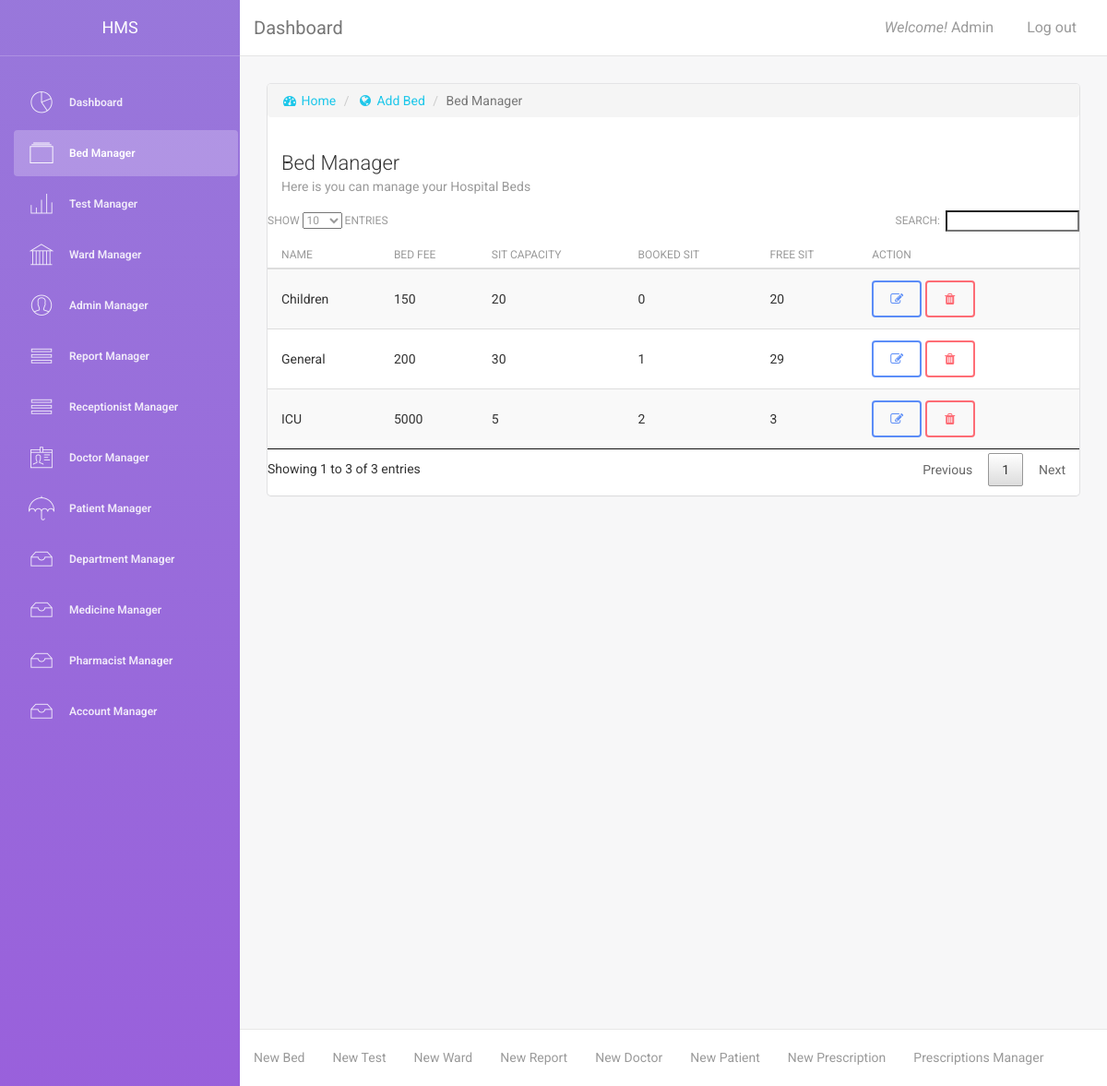
The app's page /manage_bed.php (signed in) with its own data.
### tables this page shows
CREATE TABLE `tbl_bed` (
  `bed_id` int(2) NOT NULL,
  `bed_name` varchar(10) NOT NULL,
  `bed_fee` float NOT NULL DEFAULT '0',
  `bed_total_sit` int(11) NOT NULL DEFAULT '0'
);

### content/bed_manager.php (the view, shortened to what this page needs)
<div class="content">
    <div class="container-fluid">
        <div class="row">
            <div class="col-md-12">
                <div class="card">
                    <ol class="breadcrumb">
                        <li><a href="index.php"><i class="fa fa-dashboard"></i> Home</a></li>
                        <li><a href="add_bed.php"><i class="fa fa-globe"></i> Add Bed</a></li>
                        <li class="active">Bed Manager</li>
                    </ol>
                    <div class="header">
                        <h4 class="title">Bed Manager</h4>
                        <p class="category">Here is you can manage your Hospital Beds</p>
                    </div>
                    <div class="content table-responsive table-full-width">
                        <table class="table table-hover table-striped" id="myTable">
                            <thead>
                                <th>Name</th>
                                <th>Bed Fee</th>
                                <th>Sit Capacity</th>
                                <th>Booked Sit</th>
                                <th>Free Sit</th>
                                <th>Action</th>
                            </thead>
                            <tbody>
                                <?php
                                while ($row = mysqli_fetch_assoc($result)) {
                                    ?>
                                    <tr>
                                        <td><?php echo $row['bed_name'] ?></td>
                                        <td><?php echo $row['bed_fee'] ?></td>
                                        <td><?php echo $row['bed_total_sit'] ?></td>
                                        <td><?php echo $row['bed_booked'] ?></td>
                                        <td><?php echo ($row['bed_total_sit'] - $row['bed_booked']) ?></td>
                                        <td>
                                            <a href="edit_bed.php?id=<?php echo $row['bed_id'] ?>" class="btn btn-primary" data-toggle="tooltip" title="Edit Bed"><i class="fa fa-pencil-square-o"></i></a>
                                            <a href="function/delete_bed.php?id=<?php echo $row['bed_id'] ?>" class="btn btn-danger" data-toggle="tooltip" title="Delete Bed" onclick="return check_delete();"><i class="fa fa-trash"></i></a>
                                        </td>
                                    </tr>
                                <?php } ?>
                            </tbody>
                        </table>
                    </div>
                </div>
            </div>
        </div>
    </div>
</div>

### records on screen
tbl_bed: bed_name "ICU", bed_fee "5000", bed_total_sit "5", bed_booked "2", bed_booked "3"
tbl_bed: bed_name "Children", bed_fee "150", bed_total_sit "20", bed_booked "0", $row['bed_total_sit']-$row['bed_booked'] "20"
tbl_bed: bed_name "General", bed_fee "200", bed_total_sit "30", bed_booked "1", bed_booked "29"

### other values on screen
$_SESSION["admin_name"] "Admin"
